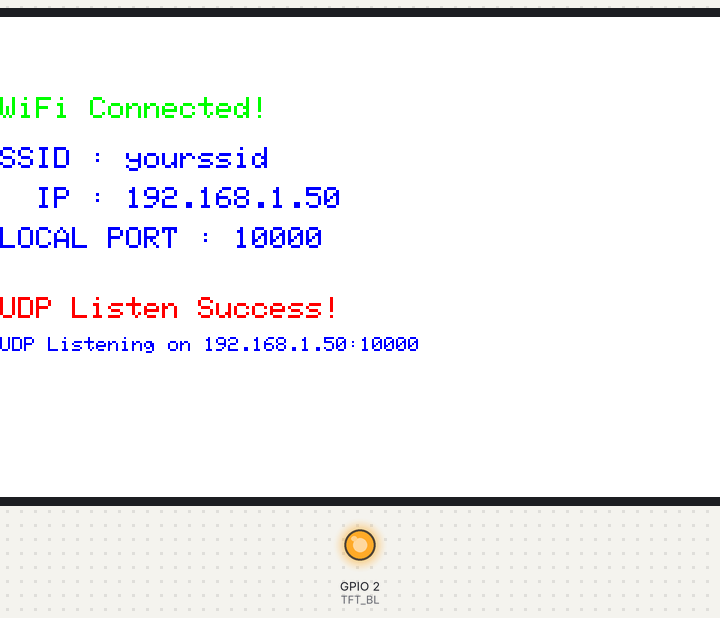
Simulated run of this sketch. Board: ESP32-S3. Shown: 800×480 colour display, output pins drawn as LEDs (lit = HIGH). WiFi joins after 1.5 s; servers stay silent unless stated; what the sketch prints to the serial monitor is not drawn.

Above: at 2.3 s.
At 5.1 s:
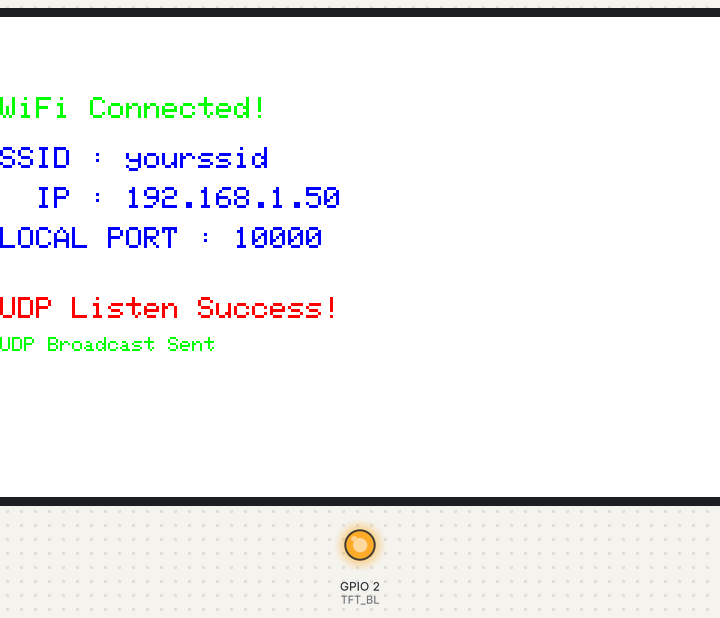

The sketch:

WiFi_STA_Udp.ino
```cpp
/*******************************************************************************
 * ESP32 WiFi STA + WiFiUdp（同步） + RGB LCD Display
 * 适配：800*480 分辨率 | 布局全屏适配
 ******************************************************************************/
#include <Arduino_GFX_Library.h>
#include <WiFi.h>
#include <WiFiUdp.h>

// ====================== WiFi配置 ======================
const char *ssid = "yourssid";
const char *password = "yourpass";

// ====================== UDP配置 ======================
WiFiUDP udp;
unsigned int localUdpPort = 10000;
unsigned int broadcastPort = localUdpPort;
const char *broadcastData = "broadcast UDP data";
char udpRecvBuffer[256] = {0};

// ====================== 硬件配置 800*480 ======================
#define LCD_WIDTH  800
#define LCD_HEIGHT 480
#define TFT_BL 2

// 时序参数
#define HSYNC_POLARITY 0
#define HSYNC_FRONT_PORCH 12
#define HSYNC_PULSE_WIDTH 4
#define HSYNC_BACK_PORCH 16
#define VSYNC_POLARITY 0
#define VSYNC_FRONT_PORCH 10
#define VSYNC_PULSE_WIDTH 4
#define VSYNC_BACK_PORCH 10
#define PCLK_FREQ 13300000
#define PCLK_ACTIVE_NEG 1

// ESP32-S3 RGB LCD引脚定义
#define PIN_DE    40
#define PIN_VSYNC 41
#define PIN_HSYNC 39
#define PIN_PCLK  42
#define PIN_R0 45
#define PIN_R1 48
#define PIN_R2 47
#define PIN_R3 21
#define PIN_R4 14
#define PIN_G0 5
#define PIN_G1 6
#define PIN_G2 7
#define PIN_G3 15
#define PIN_G4 16
#define PIN_G5 4
#define PIN_B0 8
#define PIN_B1 3
#define PIN_B2 46
#define PIN_B3 9
#define PIN_B4 1

// ====================== GFX初始化 ======================
Arduino_ESP32RGBPanel *rgb_panel = new Arduino_ESP32RGBPanel(
    PIN_DE, PIN_VSYNC, PIN_HSYNC, PIN_PCLK,
    PIN_R0, PIN_R1, PIN_R2, PIN_R3, PIN_R4,
    PIN_G0, PIN_G1, PIN_G2, PIN_G3, PIN_G4, PIN_G5,
    PIN_B0, PIN_B1, PIN_B2, PIN_B3, PIN_B4,
    HSYNC_POLARITY, HSYNC_FRONT_PORCH, HSYNC_PULSE_WIDTH, HSYNC_BACK_PORCH,
    VSYNC_POLARITY, VSYNC_FRONT_PORCH, VSYNC_PULSE_WIDTH, VSYNC_BACK_PORCH,
    PCLK_ACTIVE_NEG, PCLK_FREQ
);

Arduino_RGB_Display *gfx = new Arduino_RGB_Display(
    LCD_WIDTH, LCD_HEIGHT, rgb_panel, 0, true
);

// ====================== 全局变量 ======================
char t_buf[100] = {0};
unsigned long lastBroadcastTime = 0;
const unsigned long BROADCAST_INTERVAL = 5000;

// ====================== 函数声明 ======================
void initWiFi();
void initUDP();
void handleUdpPacket();
void displayWiFiInfo();
void displayUdpStatus(const char* status, uint16_t color);
void displayUdpPacketInfo(IPAddress remoteIP, uint16_t remotePort, int dataLen, const char* data);

// ====================== 初始化函数 ======================
void setup()
{
  Serial.begin(115200);
  delay(200);
  Serial.println("ESP32 WiFiUdp 800*480");

  if (!gfx->begin())
  {
    Serial.println("LCD init failed!");
    while (1) delay(1000);
  }
  gfx->fillScreen(RGB565_WHITE);
  pinMode(TFT_BL, OUTPUT);
  digitalWrite(TFT_BL, HIGH);

  initWiFi();

  if(WiFi.status() == WL_CONNECTED)
  {
    initUDP();
  }
}

// ====================== 循环函数 ======================
void loop()
{
  handleUdpPacket();

  if(WiFi.status() == WL_CONNECTED && millis() - lastBroadcastTime > BROADCAST_INTERVAL)
  {
    udp.beginPacket(IPAddress(255,255,255,255), broadcastPort);
    udp.print(broadcastData);
    udp.endPacket();

    Serial.printf("Broadcast UDP: %s to port %d\n", broadcastData, broadcastPort);
    lastBroadcastTime = millis();
    displayUdpStatus("UDP Broadcast Sent", RGB565_GREEN);
  }

  delay(10);
}

// ====================== WiFi初始化 ======================
void initWiFi()
{
  gfx->setTextColor(RGB565_RED);
  gfx->setTextSize(3);
  gfx->setCursor(40, 80);
  gfx->println("Connecting WiFi...");

  WiFi.mode(WIFI_STA);
  WiFi.setSleep(false);
  WiFi.begin(ssid, password);

  int retryCount = 0;
  while(WiFi.status() != WL_CONNECTED && retryCount < 20)
  {
    delay(500);
    Serial.print(".");
    retryCount++;
  }

  if(WiFi.status() == WL_CONNECTED)
  {
    gfx->fillRect(40, 80, LCD_WIDTH - 80, 40, RGB565_WHITE);
    gfx->setTextColor(RGB565_GREEN);
    gfx->setCursor(40, 80);
    gfx->println("WiFi Connected!");
    displayWiFiInfo();
    Serial.println("\nWiFi connected! IP: " + WiFi.localIP().toString());
  }
  else
  {
    gfx->fillRect(40, 80, LCD_WIDTH - 80, 40, RGB565_WHITE);
    gfx->setTextColor(RGB565_RED);
    gfx->setCursor(40, 80);
    gfx->println("WiFi Connect Failed!");
    Serial.println("WiFi connect failed!");
  }
}

// ====================== UDP初始化 ======================
void initUDP()
{
  if(udp.begin(localUdpPort))
  {
    gfx->setTextColor(RGB565_RED);
    gfx->setCursor(40, 280);
    gfx->println("UDP Listen Success!");

    String statusStr = "UDP Listening on " + WiFi.localIP().toString() + ":" + String(localUdpPort);
    displayUdpStatus(statusStr.c_str(), RGB565_BLUE);

    Serial.println("UDP listening on port: " + String(localUdpPort));
  }
  else
  {
    gfx->setTextColor(RGB565_RED);
    gfx->setCursor(40, 280);
    gfx->println("UDP Listen Failed!");
    Serial.println("UDP listen failed!");
  }
}

// ====================== 同步处理UDP数据包 ======================
void handleUdpPacket()
{
  int packetSize = udp.parsePacket();
  if(packetSize > 0 && packetSize < sizeof(udpRecvBuffer))
  {
    IPAddress remoteIP = udp.remoteIP();
    uint16_t remotePort = udp.remotePort();

    int len = udp.read(udpRecvBuffer, sizeof(udpRecvBuffer) - 1);
    udpRecvBuffer[len] = '\0';

    displayUdpPacketInfo(remoteIP, remotePort, len, udpRecvBuffer);

    udp.beginPacket(remoteIP, remotePort);
    udp.print("reply data");
    udp.endPacket();

    broadcastPort = remotePort;

    Serial.printf("\nUDP Packet from %s:%d, len:%d\n", remoteIP.toString().c_str(), remotePort, len);
    Serial.print("Data: ");
    Serial.println(udpRecvBuffer);
  }
}

// ====================== 显示WiFi信息 ======================
void displayWiFiInfo()
{
  gfx->setTextColor(RGB565_BLUE);
  gfx->setTextSize(3);

  sprintf(t_buf, "SSID : %s", ssid);
  gfx->setCursor(40, 130);
  gfx->println(t_buf);

  sprintf(t_buf, "  IP : %s", WiFi.localIP().toString().c_str());
  gfx->setCursor(40, 170);
  gfx->println(t_buf);

  sprintf(t_buf, "LOCAL PORT : %d", localUdpPort);
  gfx->setCursor(40, 210);
  gfx->println(t_buf);
}

// ====================== 显示UDP状态 ======================
void displayUdpStatus(const char* status, uint16_t color)
{
  gfx->fillRect(40, 320, LCD_WIDTH - 80, 30, RGB565_WHITE);
  gfx->setTextColor(color);
  gfx->setTextSize(2);
  gfx->setCursor(40, 320);
  gfx->println(status);
}

// ====================== 显示UDP数据包信息 ======================
void displayUdpPacketInfo(IPAddress remoteIP, uint16_t remotePort, int dataLen, const char* data)
{
  gfx->fillRect(40, 360, LCD_WIDTH - 80, 100, RGB565_WHITE);
  gfx->setTextSize(3);
  gfx->setTextColor(RGB565_BLACK);

  sprintf(t_buf, "REMOTE : %s:%d", remoteIP.toString().c_str(), remotePort);
  gfx->setCursor(40, 360);
  gfx->println(t_buf);

  sprintf(t_buf, "LEN : %d", dataLen);
  gfx->setCursor(40, 400);
  gfx->println(t_buf);

  gfx->setCursor(40, 440);
  gfx->print("DATA : ");
  gfx->println(String(data).substring(0, 25));
}
```

Measured:
- what the display in image 0 shows lasts 2.7 s, from 2.3 s to 5.0 s
